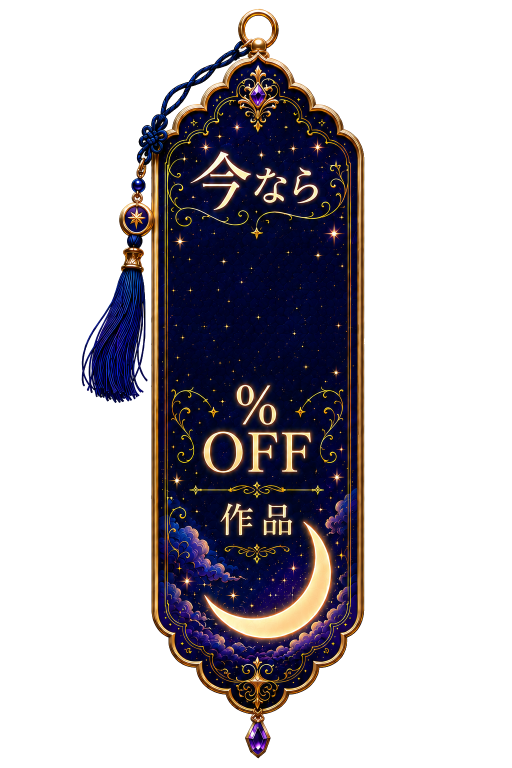
#> input picture assets/promo/tsukuyomi-discount-base.png, 1024 x 1536 px (shown at 1/2 size)
$ python ask_vision.py assets/promo/tsukuyomi-discount-base.png
#> lines starting #> are read from the running program, lines starting #| are printed output that depends on the picture
### scripts/llm/image_prep.py
#!/usr/bin/env python3
"""画像前処理 (VLMへ渡す前の正規化・T-1 / 改善設計書_ローカルLLM画像認識強化_2026-07-17 §4.1)。

役割:
  Discord添付URL(またはローカルパス)→ ダウンロード → RGB化 → 長辺リサイズ → base64(PNG/JPEG)。
  Ollamaは Qwen系の min_pixels/max_pixels を露出しないため、**送る前に画像自体を縮める**のが
  等価の解像度制御になる(改善設計書§2.4)。高解像度をそのまま投げるとOllamaでは
  劣化/クラッシュの報告があるため、既定で長辺1280pxへ丸める。

使い方(CLI・単体検証用):
  python scripts/llm/image_prep.py <URL または パス>        # 情報だけ表示
  python scripts/llm/image_prep.py <URL> --out tmp.png      # 正規化後の画像を保存して目視確認

  from image_prep import prepare_image, is_image_url
  b64, meta = prepare_image(url)   # b64: Ollamaのmessages[].images に入れる文字列

方針(改善設計書 §5 やらないこと と整合):
  - 機微部門の画像はそもそも呼ばない(呼び出し側=local_responder のSENSITIVE_DEPTS判定が先)。
  - 画像は保存しない(メモリ内で完結)。--out は人が検証する時だけの明示オプション。
"""
import base64
import io
import os
import sys
import urllib.request

try:
    sys.stdout.reconfigure(encoding="utf-8", errors="replace", line_buffering=True)
except Exception:
    pass

IMAGE_EXT = (".png", ".jpg", ".jpeg", ".webp", ".gif", ".bmp", ".heic", ".heif", ".jfif")
MAX_EDGE = 1280          # 長辺の上限px(§2.4: Ollama運用でのmin/max_pixels代替)
MAX_BYTES = 20 * 1024 * 1024   # DL上限20MB(Discord添付の実質上限を超える分は捨てる)
MAX_PIXELS = 40_000_000  # 画素数の上限(解凍爆弾対策)。バイト数だけでは守れない=
                         # 高圧縮PNGは数百KBでも数億画素に展開しRAMを食い潰す(常駐が死ぬ)
DL_TIMEOUT = 30          # DL上限(実測: 画像1枚のDLは1秒未満。30秒×2枚でも30秒ループが吸収できる)


# [6 lines left out: function is_image_url, not called in this run]


def _fetch(url):
    """URLならDL、ローカルパスならread。戻り値=bytes。"""
    if os.path.exists(url):
        with open(url, "rb") as f:
            return f.read(MAX_BYTES + 1)
    req = urllib.request.Request(url, headers={"User-Agent": "Mozilla/5.0 (go5-image-prep)"})
    with urllib.request.urlopen(req, timeout=DL_TIMEOUT) as r:
        return r.read(MAX_BYTES + 1)


def prepare_image(url, max_edge=MAX_EDGE):
    """画像を正規化して (base64文字列, メタ情報dict) を返す。

    失敗は例外を投げず (None, {"error": ...}) を返す=呼び出し側(常駐)を絶対に落とさない。
    メタ情報: {"w","h","orig_w","orig_h","fmt","bytes"}
    """
    # ★importもtryの内側に置く(2026-07-17レビュー指摘・実測で確認)。
    #   遅延importをtryの外に書くと、Pillowが欠けた日にImportErrorがこの関数を貫通し、
    #   「例外を投げない」という上位(ask_vision/local_responder)との契約を破る=常駐が黙る。
    try:
        from PIL import Image, ImageOps
    except Exception as e:
        return None, {"error": f"pillow_missing:{type(e).__name__}"}

    try:
        raw = _fetch(url)
    except Exception as e:
        return None, {"error": f"download_failed:{type(e).__name__}"}
    if len(raw) > MAX_BYTES:
        return None, {"error": "too_large"}

    try:
        im = Image.open(io.BytesIO(raw))
        if (im.size[0] * im.size[1]) > MAX_PIXELS:   # ★load()の前に弾く(展開させない)
            return None, {"error": "too_many_pixels"}
        im.load()                      # 遅延読み込みをここで確定させる(壊れた画像はここで落ちる)
        # ★EXIF Orientationを適用してから縮小する。スマホ写真は「横向きで保存+回転指示」が
        #   普通で、これを捨てるとVLMには寝た画像が渡る(文字が90度倒れて読めない)。
        #   exif_transposeはEXIFが無い画像ではそのまま返る=無害。
        im = ImageOps.exif_transpose(im) or im
        orig_w, orig_h = im.size
        # アニメGIF/WebPは1フレーム目のみ。透過は白背景に合成(VLMは透過を黒と誤読しがち)
        if im.mode in ("RGBA", "LA", "P"):
            im = im.convert("RGBA")
            bg = Image.new("RGB", im.size, (255, 255, 255))
            bg.paste(im, mask=im.split()[-1])
            im = bg
        else:
            im = im.convert("RGB")
        long_edge = max(im.size)
        if long_edge > max_edge:       # 拡大はしない(縮小のみ=情報を増やさない)
            scale = max_edge / float(long_edge)
            im = im.resize((max(1, int(im.width * scale)), max(1, int(im.height * scale))),
                           Image.LANCZOS)
        buf = io.BytesIO()
        im.save(buf, format="PNG", optimize=True)   # PNG=文字の輪郭を潰さない(OCR用途)
        data = buf.getvalue()
        return base64.b64encode(data).decode("ascii"), {
            "w": im.width, "h": im.height, "orig_w": orig_w, "orig_h": orig_h,
            "fmt": "PNG", "bytes": len(data),
        }
    except Exception as e:
        return None, {"error": f"decode_failed:{type(e).__name__}"}


# [27 lines left out: functions images_of, main, not called in this run]


# [2 lines that do not run on import are left out]

### scripts/llm/ask_vision.py
#!/usr/bin/env python3
"""ローカルVLMに画像を見せる (V0シャドー配線 / 改善設計書_ローカルLLM画像認識強化_2026-07-17)。

役割:
  画像URL(またはパス)→ image_prep で正規化 → Ollama /api/chat の images へ base64 で渡す →
  日本語の説明+読み取れた文字を返す。ask_local.py の画像版だが、**知識パックは注入しない**
  (V0の目的は「画像に何が写っているか」の下読みで、システム知識の推論ではないため。
   知識と混ぜるとVLMが画像に無いことを語り出す=幻覚の温床になる)。

使い方(CLI・単体検証用):
  python scripts/llm/ask_vision.py assets/promo/tsukuyomi-discount-base.png
  python scripts/llm/ask_vision.py <URL> --model qwen3.5:9b --prompt "文字だけ書き出して"

  from ask_vision import describe_images
  res = describe_images([url1, url2])   # {"draft","model","sec","n","error"}

設計上の約束(改善設計書§2.4・§5):
  - temperature 0(下読みは再現性優先。自己検証の2回聞きはV3で導入)
  - プロンプトは短く・出力言語だけ日本語で明示(§2.4「プロンプト言語」)
  - 例外は投げない=常駐(local_responder)を絶対に落とさない。失敗は error 文字列で返す
  - 8GB VRAM: qwen3:8b(5.2GB)と本モデルは同居できずOllamaが自動スワップする。
    V0はそのスワップ待ち(数秒〜十数秒)を許容する。根治はV1のqwen3.5一本化(§3)
"""
import json
import os
import sys
import time
import urllib.request

HERE = os.path.dirname(os.path.abspath(__file__))
sys.path.insert(0, HERE)
from image_prep import prepare_image  # noqa: E402

try:
    sys.stdout.reconfigure(encoding="utf-8", errors="replace", line_buffering=True)
except Exception:
    pass

VISION_MODEL = "gemma3:4b"   # V0=導入済みモデル(追加pullゼロ)。V1でqwen3.5へ差し替え予定(要Chami承認)
DEFAULT_PROMPT = ("画像に何が写っているかを1〜3文で説明し、続けて画像内の文字を読める範囲で正確に書き出してください。"
                  "推測で補わず、読めない文字は書かないでください。出力は日本語。")
# ★90秒(2026-07-17レビューで300→90へ短縮)。実測は4秒前後で、300秒はモデルスワップを
#   見込んでも過大。30秒周期の常駐が1通で長時間ブロックすると、その間に再起動が挟まった時に
#   ドレイン中の行を失う窓が広がる(=下読みという「おまけ」のために配達という本業を危険に晒す)。
TIMEOUT = 90
NUM_PREDICT = 512            # 下読みの長さ上限。暴走生成でタイムアウトするのを防ぐ


def describe_images(urls, prompt=DEFAULT_PROMPT, model=VISION_MODEL, max_edge=1280):
    """画像URL(list)をVLMに見せて下読みテキストを得る。例外は投げない。

    戻り値: {"draft": str, "model": str, "sec": float, "n": int, "error": str|None,
             "sizes": [{"w","h",...}]}
    """
    t0 = time.time()
    b64s, sizes, skipped = [], [], []
    for i, u in enumerate(urls):
        try:
            b64, meta = prepare_image(u, max_edge=max_edge)
        except Exception as e:      # ★二重防御: prepare_imageは投げない設計だが、契約に依存しない
            b64, meta = None, {"error": f"prep_failed:{type(e).__name__}"}
        if not b64:
            # ★1枚が壊れていても他の画像は捨てない(2026-07-17レビュー指摘)。
            #   全滅させると「2枚目がDL失敗しただけで1枚目の下読みも消える」=情報を無駄に捨てる。
            skipped.append({"i": i, "error": meta.get("error")})
            continue
        b64s.append(b64)
        sizes.append(meta)
    if not b64s:
        err = skipped[0]["error"] if skipped else "no_image"
        return {"draft": "", "model": model, "sec": round(time.time() - t0, 1),
                "n": 0, "error": err, "sizes": [], "skipped": skipped}

    payload = {"model": model, "stream": False, "think": False,
               "messages": [{"role": "user", "content": prompt, "images": b64s}],
               "options": {"temperature": 0, "num_ctx": 8192, "num_predict": NUM_PREDICT}}
    try:
        req = urllib.request.Request("http://localhost:11434/api/chat",
                                     data=json.dumps(payload).encode("utf-8"),
                                     headers={"Content-Type": "application/json"})
        with urllib.request.urlopen(req, timeout=TIMEOUT) as r:
            d = json.loads(r.read())
        msg = (d.get("message") or {}).get("content", "") or ""
        if "</think>" in msg:              # 将来qwen3.5等のthinkingブロック対策(ask_localと同じ作法)
            msg = msg.split("</think>", 1)[1]
        return {"draft": msg.strip(), "model": model, "sec": round(time.time() - t0, 1),
                "n": len(b64s), "error": None, "sizes": sizes, "skipped": skipped}
    except Exception as e:
        return {"draft": "", "model": model, "sec": round(time.time() - t0, 1),
                "n": len(b64s), "error": f"{type(e).__name__}", "sizes": sizes, "skipped": skipped}


def main():
    args, model, prompt = [], VISION_MODEL, DEFAULT_PROMPT
    argv = sys.argv[1:]
    i = 0
    while i < len(argv):
        a = argv[i]
        if a in ("--model", "--prompt"):
            if i + 1 >= len(argv):        # 値なし=画像URLとして誤解釈しない(明示エラー)
                print(f"NG: {a} には値が必要です")
                return 1
            if a == "--model":
                model = argv[i + 1]
            else:
                prompt = argv[i + 1]
            i += 2
        else:
            args.append(a); i += 1
    if not args:
        print(__doc__)
        return 1
    res = describe_images(args, prompt=prompt, model=model)
#> in prepare_image, im is the input picture: PIL image 1024x1536 RGBA; mean R, G, B, A 16.4, 13.1, 19.6, 87.7
#> in prepare_image, `bg = Image.new("RGB", im.size, (255, 255, 255))`: bg: PIL image 1024x1536 RGB; every value is 255
#> in prepare_image, `im = im.resize((max(1, int(im.width * scale)), max(1, int(im.height * ..`:
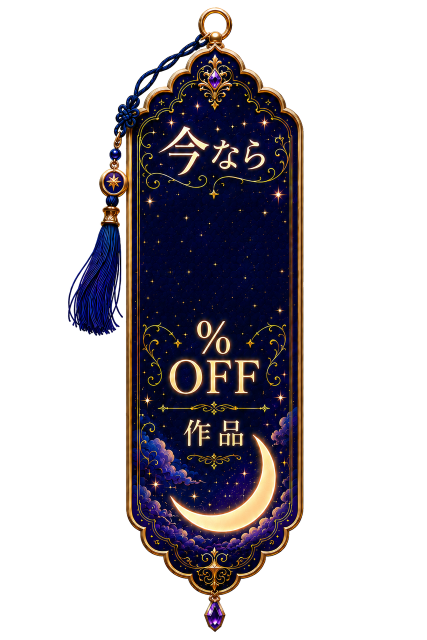
#> im: PIL image 853x1280 RGB (shown at 1/2 size); mean R, G, B 183.7, 180.4, 186.9
    if res["error"]:
        print(f"NG: {res['error']} ({res['sec']}秒)")
        return 1
    sz = res["sizes"][0]
    print(f"[{res['model']} / {res['n']}枚 / {sz['orig_w']}x{sz['orig_h']}→{sz['w']}x{sz['h']} / {res['sec']}秒]")
    print(res["draft"])
    return 0


if __name__ == "__main__":
    sys.exit(main())
#> (the call stopped at in describe_images, `with urllib.request.urlopen(req, timeout=TIMEOUT) as r:`: the network is not available in this run)

$ run again, with assets/promo/tsukuyomi-digits.png copied over assets/promo/tsukuyomi-discount-base.png
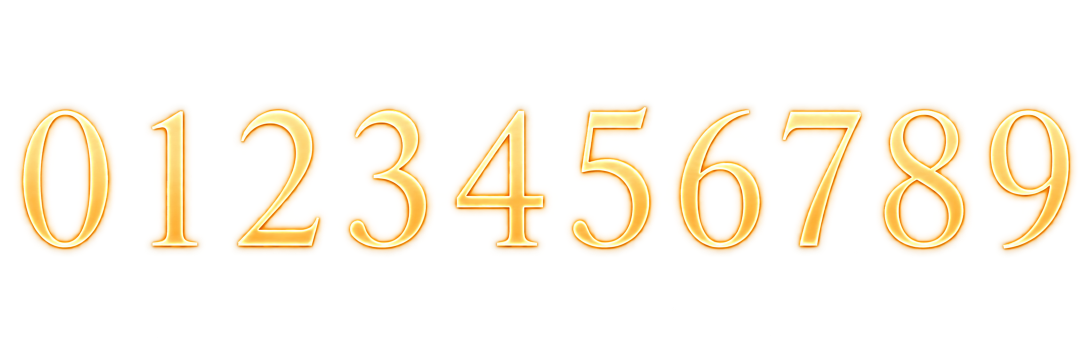
#> input picture assets/promo/tsukuyomi-digits.png, 2172 x 724 px (shown at 1/2 size)
#> in prepare_image, im is the input picture: PIL image 2172x724 RGBA; mean R, G, B, A 61.5, 48.3, 21.8, 31
#> in prepare_image, `im = im.resize((max(1, int(im.width * scale)), max(1, int(im.height * ..`:
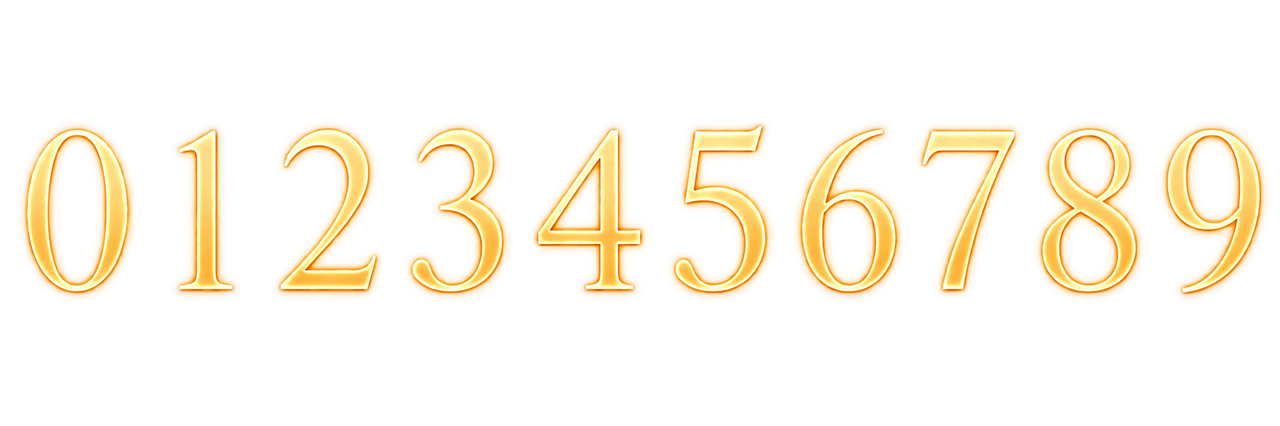
#> im: PIL image 1280x426 RGB; mean R, G, B 254.4, 248.8, 237.7

$ run again, with assets/promo/yoizakura-digits.png copied over assets/promo/tsukuyomi-discount-base.png
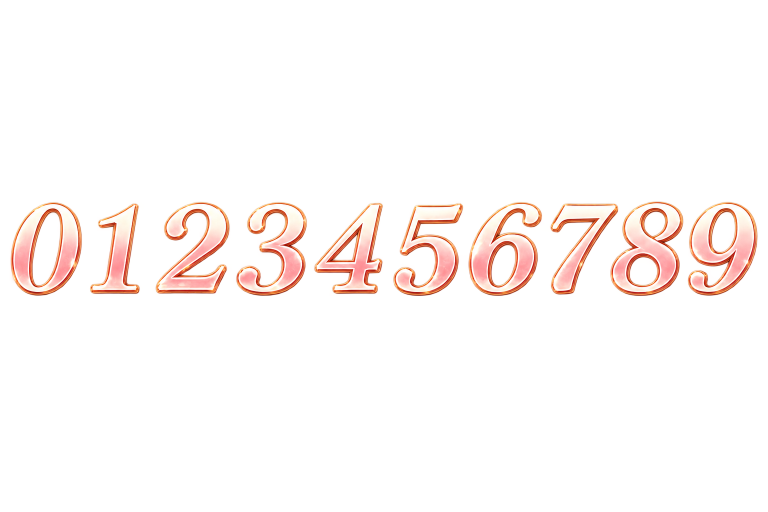
#> input picture assets/promo/yoizakura-digits.png, 1536 x 1024 px (shown at 1/2 size)
#> in prepare_image, im is the input picture: PIL image 1536x1024 RGBA; mean R, G, B, A 29.3, 22.2, 19.2, 22
#> in prepare_image, `im = im.resize((max(1, int(im.width * scale)), max(1, int(im.height * ..`:
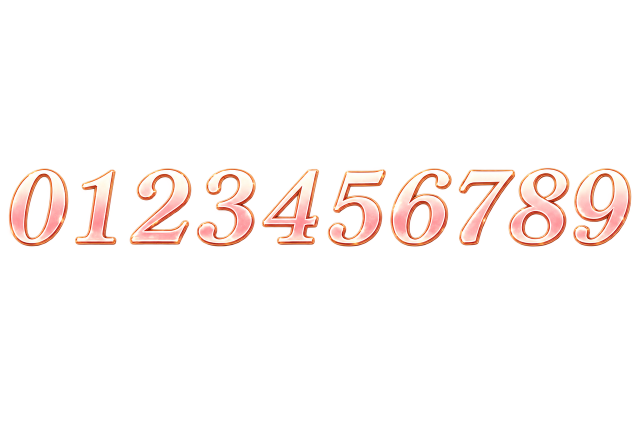
#> im: PIL image 1280x853 RGB (shown at 1/2 size); mean R, G, B 253.6, 248.3, 246.7
